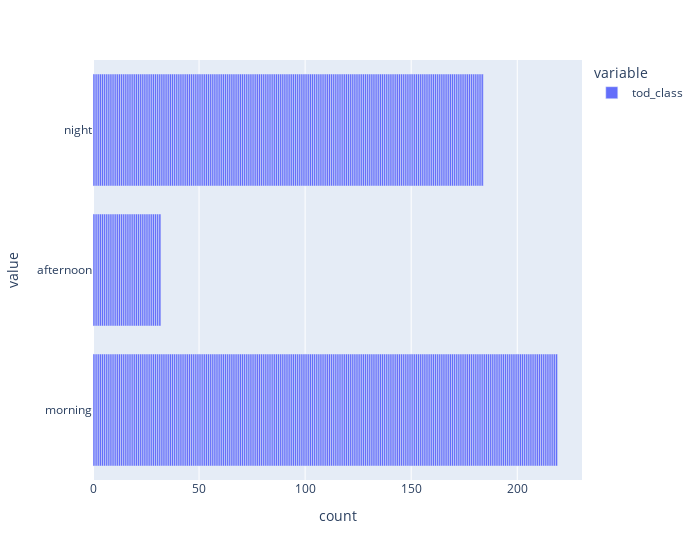

The notebook cell this image was saved under:
### Markdown cell above
# what time of the day was most trip

### Code cell
fig=px.bar(rides.tod_class, orientation='h' )
fig.update_layout(width=700)
fig.show()

### Figure 1 — Plotly figure (JSON) as saved in the notebook; plotly's stock layout.template omitted (floating-point values rounded to 4 significant figures; data arrays with more than 128 entries replaced by an {"elided": "..."} marker saying what was removed)
{"data": [{"alignmentgroup": "True", "hovertemplate": "variable=tod_class<br>count=%{x}<br>value=%{y}<extra></extra>", "legendgroup": "tod_class", "marker": {"color": "#636efa", "pattern": {"shape": ""}}, "name": "tod_class", "offsetgroup": "tod_class", "orientation": "h", "showlegend": true, "textposition": "auto", "type": "bar", "x": {"elided": "435 int values"}, "xaxis": "x", "y": {"elided": "435 str values"}, "yaxis": "y"}], "layout": {"barmode": "relative", "legend": {"title": {"text": "variable"}, "tracegroupgap": 0}, "margin": {"t": 60}, "width": 700, "xaxis": {"anchor": "y", "domain": [0, 1], "title": {"text": "count"}}, "yaxis": {"anchor": "x", "domain": [0, 1], "title": {"text": "value"}}}}
